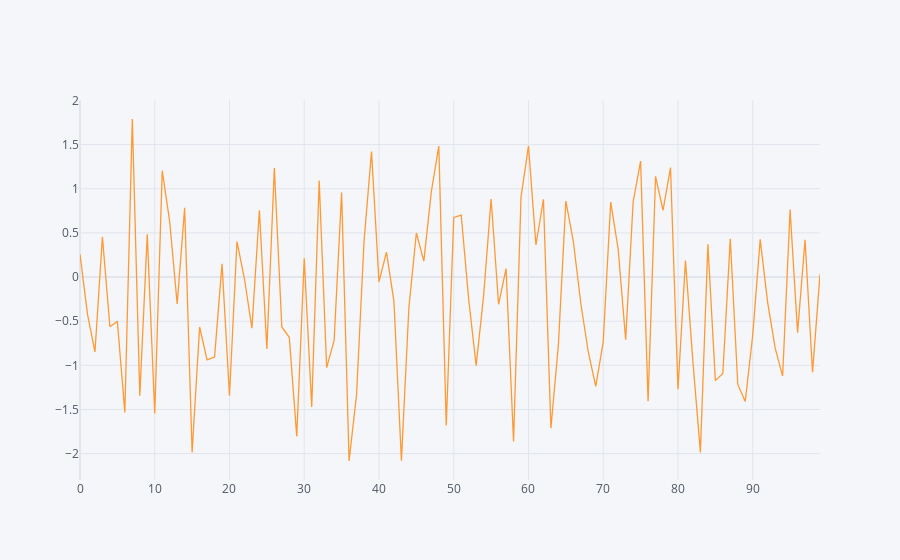

The notebook cell this image was saved under:
### Code cell
df[["A"]].iplot()

### Figure 1 — Plotly figure (JSON) as saved in the notebook; plotly's stock layout.template omitted (floating-point values rounded to 4 significant figures)
{"data": [{"line": {"color": "rgba(255, 153, 51, 1.0)", "dash": "solid", "shape": "linear", "width": 1.3}, "mode": "lines", "name": "A", "text": "", "type": "scatter", "x": [0, 1, 2, 3, 4, 5, 6, 7, 8, 9, 10, 11, 12, 13, 14, 15, 16, 17, 18, 19, 20, 21, 22, 23, 24, 25, 26, 27, 28, 29, 30, 31, 32, 33, 34, 35, 36, 37, 38, 39, 40, 41, 42, 43, 44, 45, 46, 47, 48, 49, 50, 51, 52, 53, 54, 55, 56, 57, 58, 59, 60, 61, 62, 63, 64, 65, 66, 67, 68, 69, 70, 71, 72, 73, 74, 75, 76, 77, 78, 79, 80, 81, 82, 83, 84, 85, 86, 87, 88, 89, 90, 91, 92, 93, 94, 95, 96, 97, 98, 99], "y": [0.2573, -0.4205, -0.8482, 0.4565, -0.5622, -0.5016, -1.533, 1.79, -1.345, 0.4834, -1.547, 1.205, 0.6276, -0.3047, 0.7839, -1.987, -0.5657, -0.9379, -0.906, 0.1488, -1.345, 0.401, -0.01925, -0.58, 0.7569, -0.8144, 1.235, -0.5651, -0.6828, -1.804, 0.2115, -1.47, 1.093, -1.027, -0.7176, 0.9585, -2.084, -1.329, 0.4037, 1.422, -0.05437, 0.2816, -0.2747, -2.081, -0.3449, 0.499, 0.1807, 0.9649, 1.484, -1.682, 0.6749, 0.7013, -0.2511, -1.003, -0.2102, 0.8842, -0.3082, 0.09413, -1.864, 0.9034, 1.485, 0.3631, 0.8811, -1.712, -0.7682, 0.8601, 0.4053, -0.2997, -0.8489, -1.239, -0.7346, 0.8489, 0.3153, -0.7104, 0.8492, 1.313, -1.406, 1.141, 0.7543, 1.24, -1.271, 0.1864, -0.9613, -1.986, 0.3701, -1.173, -1.092, 0.4339, -1.216, -1.409, -0.6577, 0.4266, -0.2893, -0.8032, -1.121, 0.7652, -0.6293, 0.4232, -1.078, 0.03025]}], "layout": {"legend": {"bgcolor": "#F5F6F9", "font": {"color": "#4D5663"}}, "paper_bgcolor": "#F5F6F9", "plot_bgcolor": "#F5F6F9", "title": {"font": {"color": "#4D5663"}}, "xaxis": {"gridcolor": "#E1E5ED", "showgrid": true, "tickfont": {"color": "#4D5663"}, "title": {"font": {"color": "#4D5663"}, "text": ""}, "zerolinecolor": "#E1E5ED"}, "yaxis": {"gridcolor": "#E1E5ED", "showgrid": true, "tickfont": {"color": "#4D5663"}, "title": {"font": {"color": "#4D5663"}, "text": ""}, "zerolinecolor": "#E1E5ED"}}}
